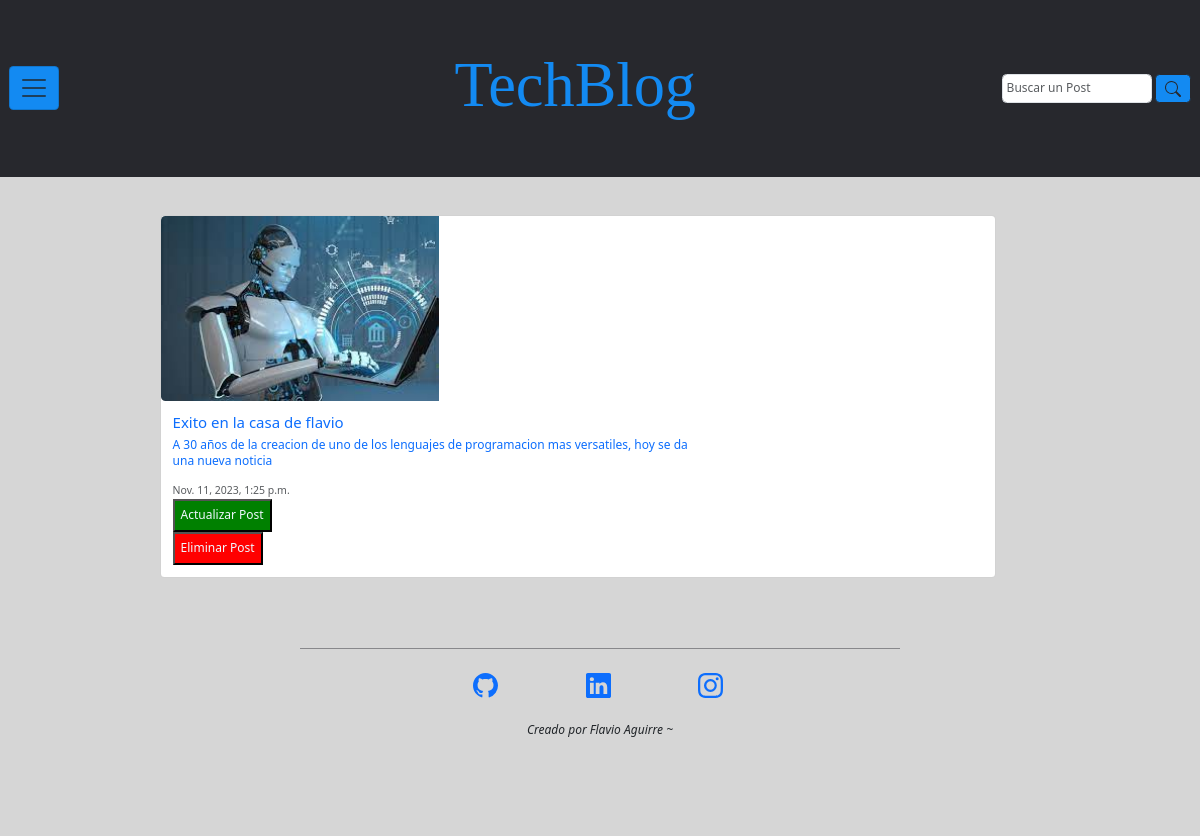
The app's page /inicio_blog/mis_posts (signed in) with its own data.
### inicio_blog/models.py (models this page shows, shortened)
class Posteos(models.Model):
    titulo_posteo = models.CharField(max_length=100)
    descripcion_posteo = models.CharField(max_length=150)
    redaccion_posteo = RichTextField()
    autor_posteo = models.ForeignKey(User, on_delete=models.CASCADE)
    fecha_posteo = models.DateTimeField(auto_now_add=True)
    CATEGORIAS = [
        ('Programacion', 'Programación'),
        ('Robotica', 'Robótica'),
        ('Inteligencia Artificial', 'Inteligencia Artificial'),
    ]
    categoria_posteo = models.CharField(
        max_length=25,
        choices=CATEGORIAS,
        default='Programacion',
    )

### inicio_blog/views.py (the view)
# urls.py: path('inicio_blog/mis_posts', views.mis_posteos, name='mis_posteos'),
def mis_posteos(request):
    lista_posteos = Posteos.objects.all()
    posteos_del_usuario = Posteos.objects.filter(autor_posteo=request.user).order_by('-fecha_posteo')
    return render(request, 'inicio_blog/mis_posts.html', {'posteos_del_usuario': posteos_del_usuario,
                  'lista_posteos': lista_posteos})

### inicio_blog/templates/inicio_blog/mis_posts.html (shortened to what this page needs)
{% extends "base.html" %}
{% load static %}
{% block main %}
    <main class="d-f contenedor-main justify-content-center">
        <section class="row contenedor-section p-20 col-md-11">
            <h1 class="h1_conenedor_section_mis_posteos text-center">Mis Posteos</h1>
            {% if posteos_del_usuario %}
                {% for posteo in posteos_del_usuario %}
                    <article class="conteiner-article_mis_posteos">
                        <div class="card mb-3" style="max-width: 90%;">
                            <a href="{{ posteo.id }}">
                                <div class="row g-0">
                                    <div class="col-md-4">
                                        <img src={% static "assets/img/inicio_blog/img-tecno1.jfif" %} class="img-fluid rounded-start" alt="...">
                                    </div>
                                    <div class="col-md-8">
                                        <div class="card-body">
                                            <h5 class="card-title">{{ posteo.titulo_posteo }}</h5>
                                            <p class="card-text">{{ posteo.descripcion_posteo }}</p>
                                            <p class="card-text"><small class="text-body-secondary">{{ posteo.fecha_posteo }}</small></p>
                                            <a href={% url "actualizar_posteo" posteo.id%}><input class="p-2" style="background-color: green; color: aliceblue;" type="button" value="Actualizar Post"></a>
                                            <a href={% url "eliminar_posteo" posteo.id%}><input class="p-2" style="background-color: red; color: aliceblue;" type="button" value="Eliminar Post"></a>
                                        </div>
                                    </div>
                                </div>
                            </a>
                        </div>
                    </article>
                {% endfor %}
            {% endif %}
    </main>
{% endblock main %}

### inicio_blog/static/css/styles.css (style rules this page uses)
:root { --primary: #138af2; --secondary: #27282D; --alternative: #27282d72; --bg-color-grey: #cccc; --spacing-xxlarge: 12.5em; --spacing-xlarge: 10em; --spacing-large: 7em; --spacing-medium: 2.4em; --spacing-small: 2em; --spacing-xsmall: 1.2em; --spacing-xxsmall: .3em; --font-principal: Roboto; --font-title: 'Playfair Display', serif; --text-xlarge: 5.2rem; --text-large: 3.2rem; --text-medium: 2.5rem; --text-base: 2rem; --text-small: 1.7rem; --text-xsmall: 1.3rem; }
*::after, *::before, * { margin: 0; padding: 0; box-sizing: border-box; vertical-align: baseline; }
html { scroll-behavior: smooth; font-size: 75%; }
body { min-height: 100vh; background: #cccc; font-size: 100%; line-height: 1.4em; }
a { text-decoration: none; font-style: inherit; }
img, picture, video, iframe { max-width: 100%; width: 100%; display: block; }
form, input, textarea, select, button, label { font-family: inherit; font-size: inherit; hyphens: auto; background-color: transparent; display: block; color: inherit; }
.contenedor-main { margin-top: var(--spacing-large); padding: 4% 6%; display: flex; }
.contenedor-section { padding: 1%; }
.conteiner-article_mis_posteos { margin-left: var(--spacing-small); }
.h1_conenedor_section_mis_posteos { margin-bottom: var(--spacing-xsmall); }

### records on screen
Posteos: titulo_posteo "Exito en la casa de flavio", descripcion_posteo "A 30 años de la creacion de uno de los lenguajes de programacion mas versatiles, hoy se da una nueva noticia", fecha_posteo "Nov. 11, 2023, 1:25 p.m."
